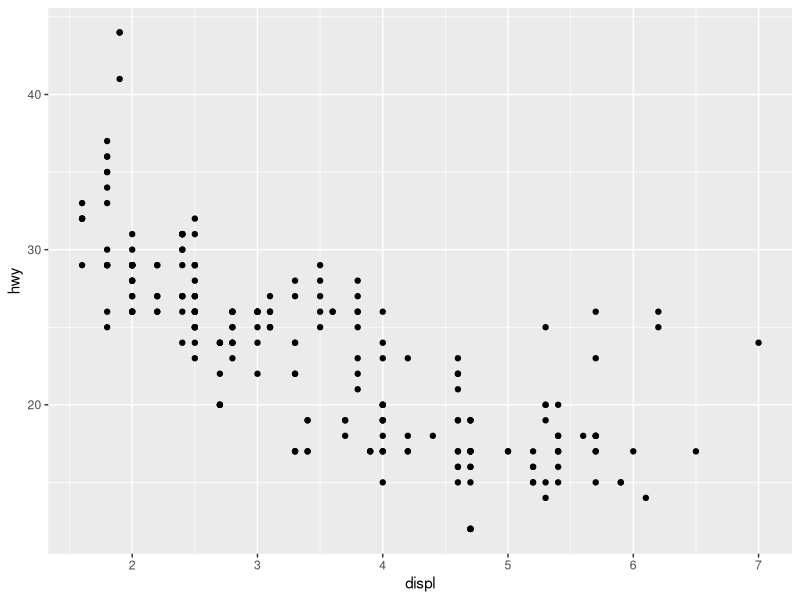
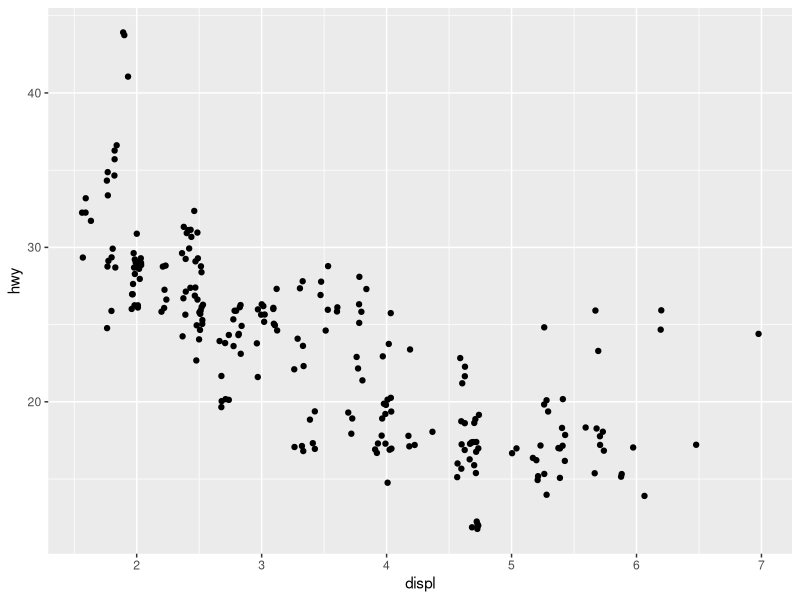
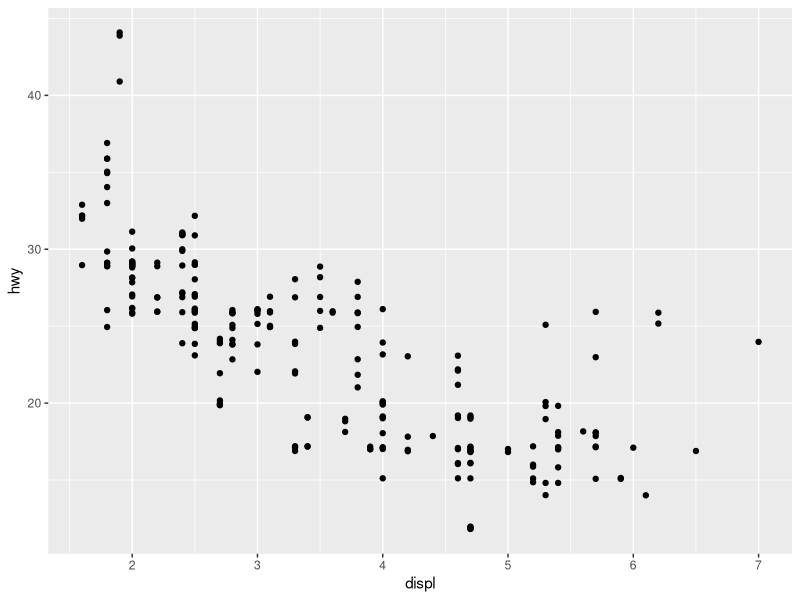
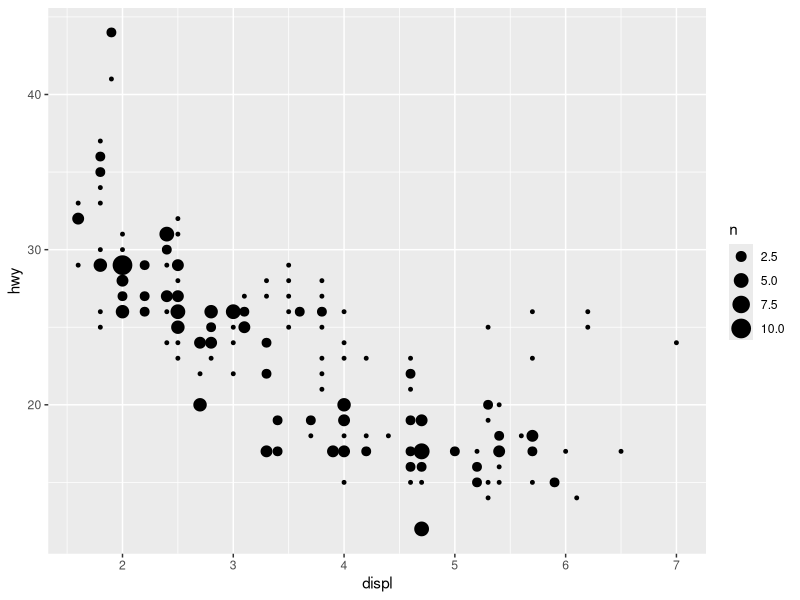
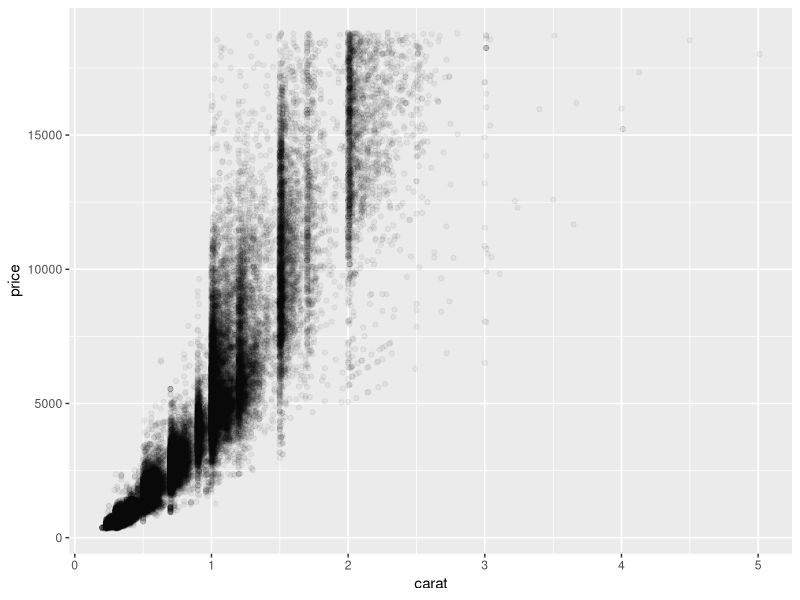
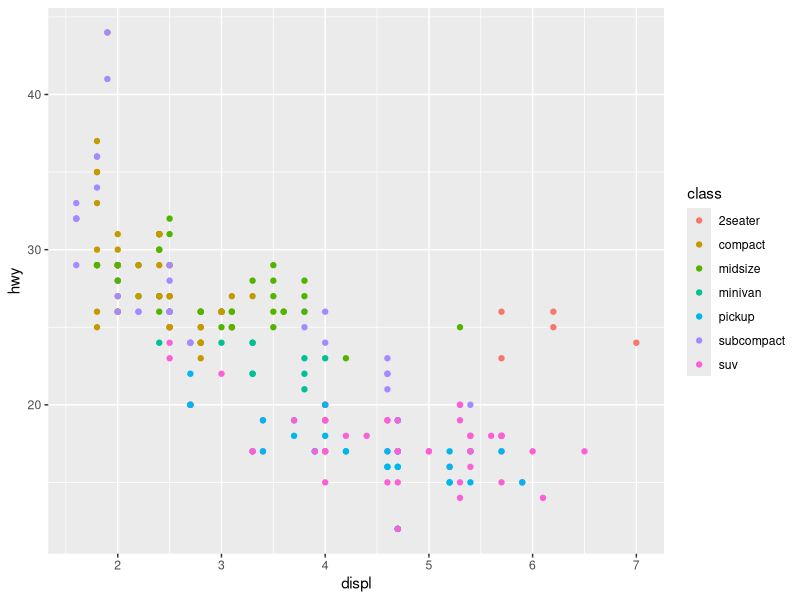
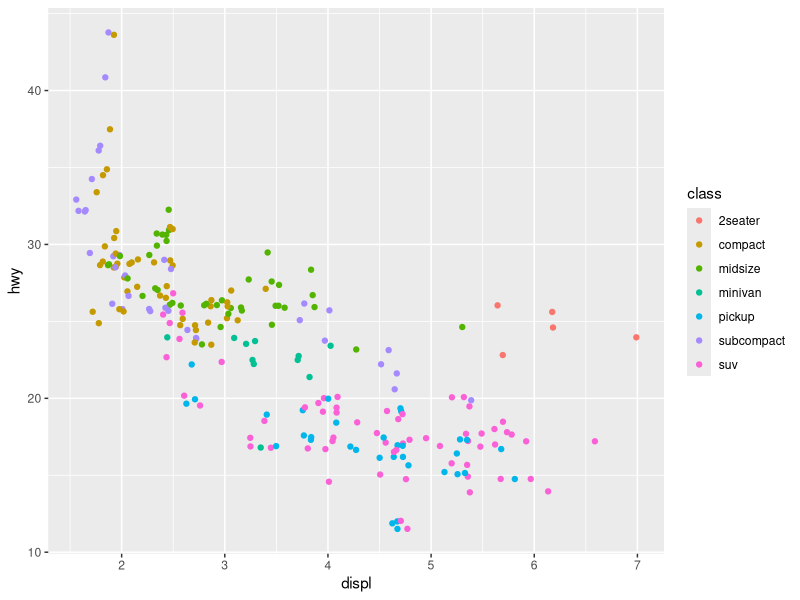
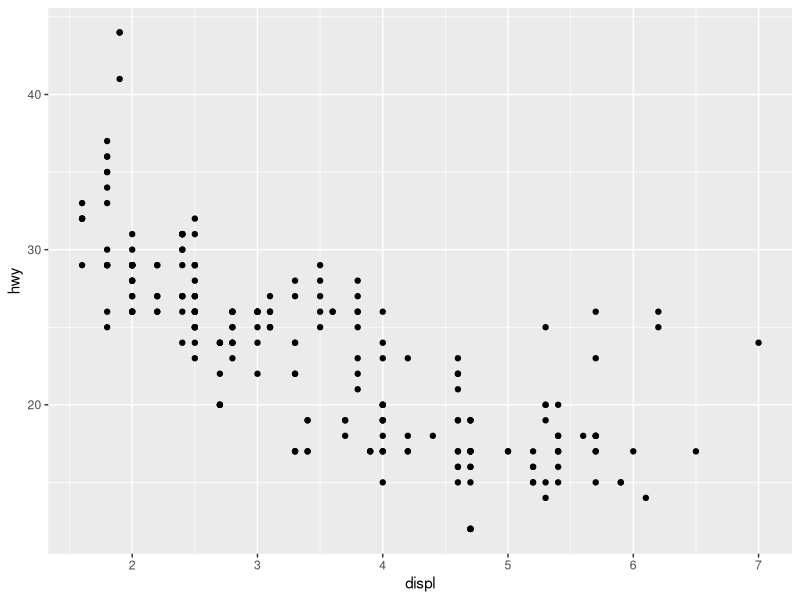

Source code (R) for these figures, in order:
## ---- chunk 1
# knitr options
knitr::opts_chunk$set(echo = TRUE)
## ---- chunk 2
library(tidyverse)
## ---- chunk 3
## NOTE: No need to modify! Just example code
mpg %>% 
  ggplot(mapping = aes(x = displ, y = hwy)) +
  geom_point()
## ---- chunk 4
## NOTE: No need to modify! Just example code
mpg %>% 
  ggplot(mapping = aes(x = displ, y = hwy)) +
  geom_jitter()
## ---- chunk 5
## TASK: Adjust the jittering to be 0 in the horizontal direction
mpg %>% 
  ggplot(mapping = aes(x = displ, y = hwy)) +
  geom_jitter(
     width = 0,
     height = 0.2,
  )
## ---- chunk 6
## NOTE: No need to modify! Just example code
mpg %>% 
  ggplot(mapping = aes(x = displ, y = hwy)) +
  geom_count()
## ---- chunk 7
## NOTE: No need to modify! Just example code
diamonds %>% 
  ggplot(aes(x = carat, y = price)) +
  geom_point(alpha = 1/20)
## ---- chunk 8
mpg %>% 
  ggplot(aes(x = displ, y = hwy, color = class)) +
  geom_point()
## ---- chunk 9
## TASK: Color each point by vehicle `class`
mpg %>% 
  ggplot(mapping = aes(
    x = displ,
    y = hwy,
    color = class
  )) +
  geom_jitter(width = 0.1, height = 0.5)
## ---- chunk 10
## NOTE: No need to modify! Just example code
ggplot(
  data = mpg,
  mapping = aes(x = displ, y = hwy)
) +
  geom_point()
## ---- chunk 11
## NOTE: No need to modify! Just example code
ggplot(
  mpg,
  aes(x = displ, y = hwy)
) +
  geom_point()
## ---- chunk 12
## NOTE: No need to modify! Just example code
ggplot(mpg, aes(displ, hwy)) +
  geom_point()
## ---- chunk 13
## NOTE: No need to modify! Just example code
ggplot(mpg, aes(x = displ)) +
  geom_point(aes(y = hwy, color = "hwy")) +
  geom_point(aes(y = cty, color = "cty"))
## ---- chunk 14
library(ggrepel)

## TODO: Use df_annotate below to add text labels to the scatterplot
df_annotate <-
  mpg %>%
  group_by(class) %>%
  summarize(
    displ = mean(displ),
    hwy = mean(hwy)
  )

mpg %>%
  ggplot(aes(displ, hwy)) +
  geom_point(aes(color = class)) +
  geom_label_repel(
    data = df_annotate,
    aes(label = class, fill = class)
  )
## ---- chunk 15
## NOTE: No need to modify! Just analyze the scatterplot
mpg %>%
  pivot_longer(names_to = "source", values_to = "mpg", c(hwy, cty)) %>%
  ggplot(aes(displ, mpg, color = source)) +
  geom_point() +
  scale_color_discrete(name = "Mileage Type") +
  labs(
    x = "Engine displacement (liters)",
    y = "Mileage (mpg)"
  )
## ---- chunk 16
economics %>%
  filter(date > lubridate::ymd("2010-01-01")) %>%
  ggplot(aes(date, pop)) +
  geom_col()
## ---- chunk 17
economics %>%
  filter(date > lubridate::ymd("2010-01-01")) %>%
  ggplot(aes(date, pop)) +
  geom_point()
## ---- chunk 18
economics %>%
  mutate(pop_delta = pop - lag(pop)) %>%
  filter(date > lubridate::ymd("2005-01-01")) %>%
  ggplot(aes(date, pop_delta)) +
  geom_col()
## ---- chunk 19
economics %>%
  mutate(pop_delta = pop - lag(pop)) %>%
  filter(date > lubridate::ymd("2005-01-01")) %>%
  ggplot(aes(date, pop_delta)) +
  geom_point()
